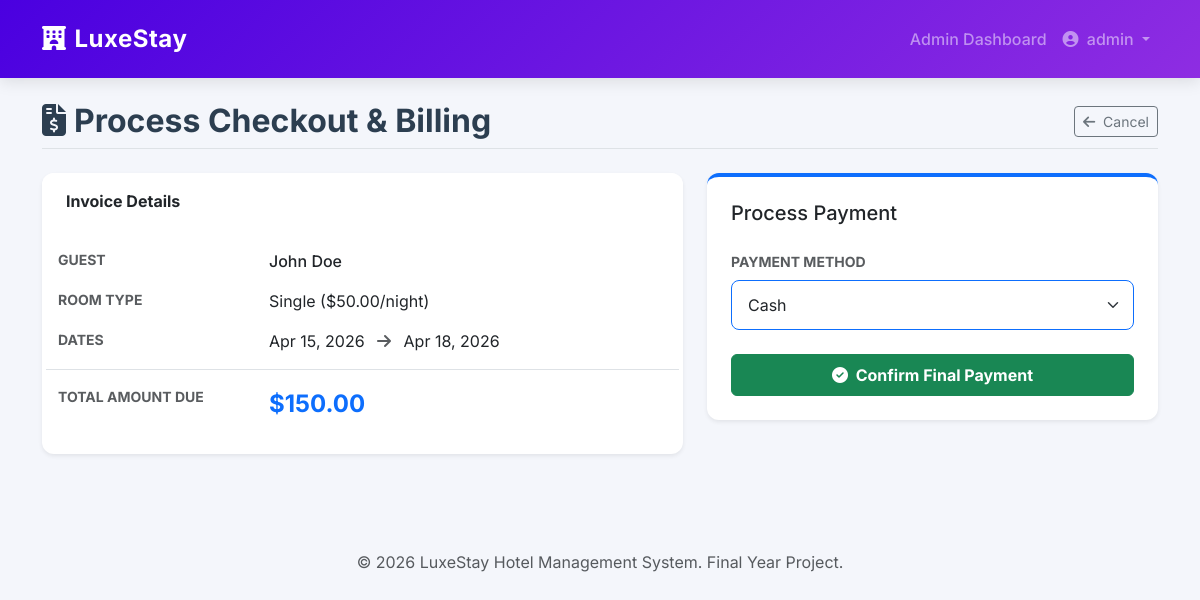
The app's page /receptionist/checkout.php?booking_id=1 (signed in) with its own data.
### tables this page shows
CREATE TABLE IF NOT EXISTS bookings (
    booking_id INT AUTO_INCREMENT PRIMARY KEY,
    user_id INT NOT NULL,
    room_id INT NOT NULL,
    check_in DATE NOT NULL,
    check_out DATE NOT NULL,
    total_amount DECIMAL(10, 2) NOT NULL,
    status ENUM('Pending', 'Confirmed', 'Cancelled', 'Completed') NOT NULL DEFAULT 'Pending',
    created_at TIMESTAMP DEFAULT CURRENT_TIMESTAMP,
    updated_at TIMESTAMP DEFAULT CURRENT_TIMESTAMP ON UPDATE CURRENT_TIMESTAMP,
    FOREIGN KEY (user_id) REFERENCES users(user_id),
    FOREIGN KEY (room_id) REFERENCES rooms(room_id)
);

CREATE TABLE IF NOT EXISTS guests (
    guest_id INT AUTO_INCREMENT PRIMARY KEY,
    user_id INT NOT NULL,
    full_name VARCHAR(100) NOT NULL,
    email VARCHAR(100) UNIQUE NOT NULL,
    phone VARCHAR(20) NOT NULL,
    id_proof_type VARCHAR(50), 
    id_proof_number VARCHAR(100),
    created_at TIMESTAMP DEFAULT CURRENT_TIMESTAMP,
    updated_at TIMESTAMP DEFAULT CURRENT_TIMESTAMP ON UPDATE CURRENT_TIMESTAMP,
    FOREIGN KEY (user_id) REFERENCES users(user_id) ON DELETE CASCADE
);

CREATE TABLE IF NOT EXISTS rooms (
    room_id INT AUTO_INCREMENT PRIMARY KEY,
    room_type ENUM('Single', 'Deluxe', 'Suite') NOT NULL,
    price_per_night DECIMAL(10, 2) NOT NULL,
    status ENUM('Available', 'Occupied', 'Maintenance') NOT NULL DEFAULT 'Available',
    created_at TIMESTAMP DEFAULT CURRENT_TIMESTAMP,
    updated_at TIMESTAMP DEFAULT CURRENT_TIMESTAMP ON UPDATE CURRENT_TIMESTAMP
);

### receptionist/checkout.php (the view, shortened to what this page needs)
<?php
require_once '../includes/db.php';
$booking_id = isset($_GET['booking_id']) ? (int)$_GET['booking_id'] : 0;
$stmt = $pdo->prepare("
    SELECT b.*, u.username, g.full_name, g.email, g.phone, r.room_type, r.price_per_night
    FROM bookings b
    JOIN rooms r ON b.room_id = r.room_id
    JOIN users u ON b.user_id = u.user_id
    LEFT JOIN guests g ON u.user_id = g.user_id
    WHERE b.booking_id = ?
");
$stmt->execute([$booking_id]);
$booking = $stmt->fetch();
?>
<?php include '../includes/header.php'; ?>
<div class="d-flex justify-content-between align-items-center mb-4 pb-2 border-bottom">
    <h2 class="page-title mb-0"><i class="fa-solid fa-file-invoice-dollar me-2"></i>Process Checkout & Billing</h2>
    <a href="index.php" class="btn btn-outline-secondary btn-sm"><i class="fa-solid fa-arrow-left me-1"></i> Cancel</a>
</div>
<div class="row align-items-start">
    <div class="col-md-7">
        <div class="card shadow-sm border-0 mb-4">
            <div class="card-header bg-white pt-3 border-0 fw-bold">Invoice Details</div>
            <div class="card-body">
                <div class="row mb-3">
                    <div class="col-sm-4 text-muted fw-bold small text-uppercase">Guest</div>
                    <div class="col-sm-8 fw-medium"><?= htmlspecialchars($booking['full_name'] ?: $booking['username']) ?></div>
                </div>
                <div class="row mb-3">
                    <div class="col-sm-4 text-muted fw-bold small text-uppercase">Room Type</div>
                    <div class="col-sm-8"><?= $booking['room_type'] ?> ($<?= $booking['price_per_night'] ?>/night)</div>
                </div>
                <div class="row mb-3">
                    <div class="col-sm-4 text-muted fw-bold small text-uppercase">Dates</div>
                    <div class="col-sm-8">
                        <?= date('M d, Y', strtotime($booking['check_in'])) ?>
                        <i class="fa-solid fa-arrow-right mx-2 text-muted"></i>
                        <?= date('M d, Y', strtotime($booking['check_out'])) ?>
                    </div>
                </div>
                <div class="row mb-3 pt-3 border-top">
                    <div class="col-sm-4 text-muted fw-bold small text-uppercase">Total Amount Due</div>
                    <div class="col-sm-8 text-primary fw-bold fs-4">$<?= number_format($booking['total_amount'], 2) ?></div>
                </div>
            </div>
        </div>
    </div>
    <div class="col-md-5">
        <div class="card shadow-sm border-0 border-top border-primary border-4">
            <div class="card-body p-4">
                <h5 class="mb-4">Process Payment</h5>
                <form action="checkout.php?booking_id=<?= $booking_id ?>" method="POST">
                    <div class="mb-4">
                        <label class="form-label text-muted fw-bold small text-uppercase">Payment Method</label>
                        <select name="payment_method" class="form-select border-primary" required>
                            <option value="Cash">Cash</option>
                        </select>
                    </div>
                    <button type="submit" class="btn btn-success w-100 fw-bold py-2">
                        <i class="fa-solid fa-check-circle me-1"></i> Confirm Final Payment
                    </button>
                </form>
            </div>
        </div>
    </div>
</div>
<?php include '../includes/footer.php'; ?>

### assets/css/style.css (style rules this page uses)
:root { --primary-color: #4A00E0; --secondary-color: #8E2DE2; --bg-light: #f4f6fb; --text-dark: #2c3e50; --text-muted: #6c757d; --white: #ffffff; --border-radius: 12px; --box-shadow: 0 10px 30px rgba(0, 0, 0, 0.08); }
body { background-color: var(--bg-light); font-family: 'Inter', sans-serif; color: var(--text-dark); }
.card { border: none; border-radius: var(--border-radius); box-shadow: var(--box-shadow); transition: transform 0.3s ease, box-shadow 0.3s ease; background: var(--white); overflow: hidden; }
.card-header { background-color: var(--white); border-bottom: 1px solid rgba(0,0,0,0.05); font-weight: 600; padding: 1.25rem 1.5rem; }
.form-control, .form-select { border-radius: 8px; padding: 0.75rem 1rem; border: 1px solid #dee2e6; }
.page-title { font-weight: 700; color: var(--text-dark); margin-bottom: 1.5rem; }

### records on screen
bookings: guests.full_name "John Doe", room.room_type "Single", room.price_per_night "50.00", check_in "Apr 15, 2026", check_out "Apr 18, 2026", total_amount "150.00"

### other values on screen
$_SESSION['username'] "admin"
